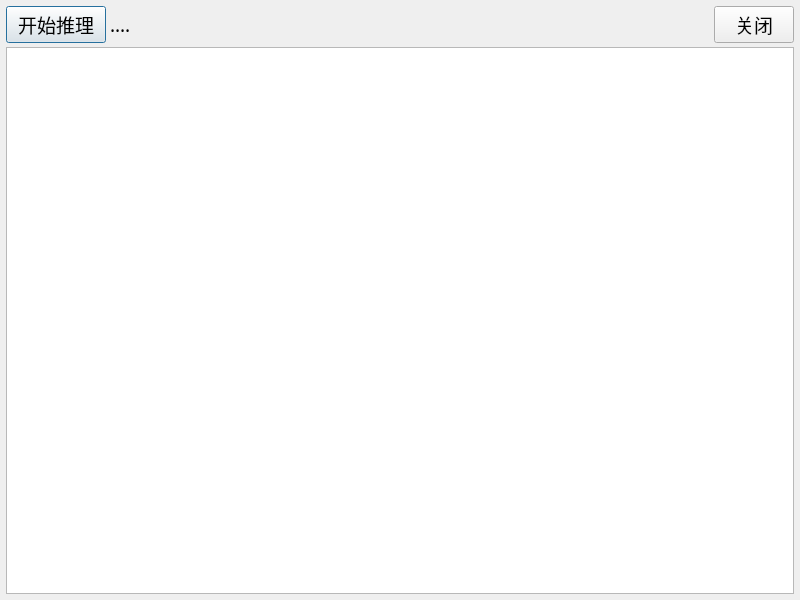
<?xml version="1.0" encoding="UTF-8"?>
<ui version="4.0">
 <class>DlgTuili</class>
 <widget class="QDialog" name="DlgTuili">
  <property name="geometry">
   <rect>
    <x>0</x>
    <y>0</y>
    <width>800</width>
    <height>600</height>
   </rect>
  </property>
  <property name="font">
   <font>
    <family>宋体</family>
    <pointsize>14</pointsize>
   </font>
  </property>
  <property name="windowTitle">
   <string>实时集群推理</string>
  </property>
  <layout class="QVBoxLayout" name="verticalLayout">
   <property name="spacing">
    <number>4</number>
   </property>
   <property name="leftMargin">
    <number>6</number>
   </property>
   <property name="topMargin">
    <number>6</number>
   </property>
   <property name="rightMargin">
    <number>6</number>
   </property>
   <property name="bottomMargin">
    <number>6</number>
   </property>
   <item>
    <layout class="QHBoxLayout" name="topLayout">
     <item>
      <widget class="QPushButton" name="ok_Button">
       <property name="minimumSize">
        <size>
         <width>100</width>
         <height>0</height>
        </size>
       </property>
       <property name="maximumSize">
        <size>
         <width>160</width>
         <height>16777215</height>
        </size>
       </property>
       <property name="text">
        <string>开始推理</string>
       </property>
      </widget>
     </item>
     <item>
      <widget class="QLabel" name="label">
       <property name="text">
        <string>....</string>
       </property>
      </widget>
     </item>
     <item>
      <spacer name="horizontalSpacer">
       <property name="orientation">
        <enum>Qt::Horizontal</enum>
       </property>
       <property name="sizeHint" stdset="0">
        <size>
         <width>40</width>
         <height>20</height>
        </size>
       </property>
      </spacer>
     </item>
     <item>
      <widget class="QPushButton" name="pushExitBtn">
       <property name="maximumSize">
        <size>
         <width>100</width>
         <height>16777215</height>
        </size>
       </property>
       <property name="text">
        <string>关闭</string>
       </property>
      </widget>
     </item>
    </layout>
   </item>
   <item>
    <widget class="QTableWidget" name="mAirTable">
     <property name="sizePolicy">
      <sizepolicy hsizetype="Expanding" vsizetype="Expanding">
       <horstretch>0</horstretch>
       <verstretch>0</verstretch>
      </sizepolicy>
     </property>
    </widget>
   </item>
  </layout>
 </widget>
 <resources/>
 <connections>
  <connection>
   <sender>pushExitBtn</sender>
   <signal>clicked()</signal>
   <receiver>DlgTuili</receiver>
   <slot>reject()</slot>
   <hints>
    <hint type="sourcelabel">
     <x>369</x>
     <y>253</y>
    </hint>
    <hint type="destinationlabel">
     <x>179</x>
     <y>282</y>
    </hint>
   </hints>
  </connection>
 </connections>
</ui>
